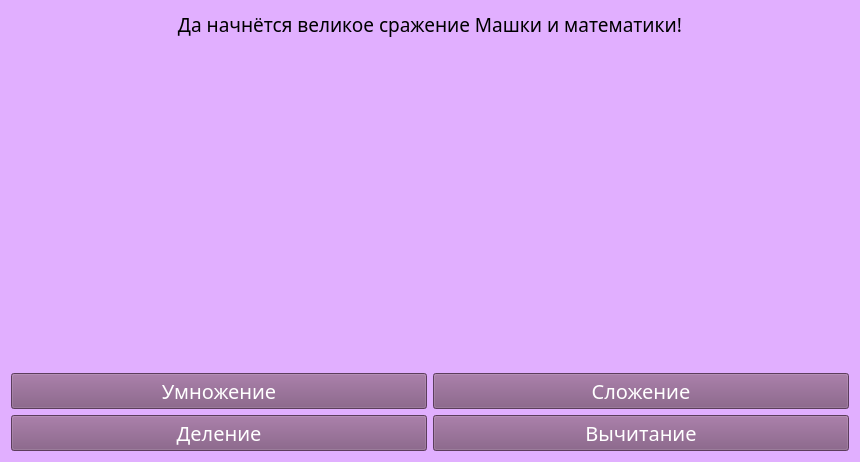
<?xml version="1.0" encoding="UTF-8"?>
<ui version="4.0">
 <class>Form</class>
 <widget class="QWidget" name="Form">
  <property name="geometry">
   <rect>
    <x>0</x>
    <y>0</y>
    <width>860</width>
    <height>451</height>
   </rect>
  </property>
  <property name="windowTitle">
   <string>Form</string>
  </property>
  <property name="styleSheet">
   <string notr="true">background-color: rgb(225, 175, 255);</string>
  </property>
  <layout class="QGridLayout" name="gridLayout">
   <item row="2" column="0">
    <widget class="QPushButton" name="mult">
     <property name="font">
      <font>
       <family>Segoe Print</family>
       <pointsize>15</pointsize>
      </font>
     </property>
     <property name="styleSheet">
      <string notr="true">background-color: rgb(129, 86, 129);
color: rgb(255, 255, 255);</string>
     </property>
     <property name="text">
      <string>Умножение</string>
     </property>
    </widget>
   </item>
   <item row="2" column="1">
    <widget class="QPushButton" name="summ">
     <property name="font">
      <font>
       <family>Segoe Print</family>
       <pointsize>15</pointsize>
      </font>
     </property>
     <property name="styleSheet">
      <string notr="true">background-color: rgb(129, 86, 129);
color: rgb(255, 255, 255);</string>
     </property>
     <property name="text">
      <string>Сложение</string>
     </property>
    </widget>
   </item>
   <item row="1" column="0" colspan="2">
    <widget class="QLabel" name="img">
     <property name="enabled">
      <bool>true</bool>
     </property>
     <property name="sizePolicy">
      <sizepolicy hsizetype="Preferred" vsizetype="Preferred">
       <horstretch>0</horstretch>
       <verstretch>2</verstretch>
      </sizepolicy>
     </property>
     <property name="minimumSize">
      <size>
       <width>838</width>
       <height>323</height>
      </size>
     </property>
     <property name="maximumSize">
      <size>
       <width>838</width>
       <height>323</height>
      </size>
     </property>
     <property name="layoutDirection">
      <enum>Qt::LeftToRight</enum>
     </property>
     <property name="text">
      <string/>
     </property>
     <property name="alignment">
      <set>Qt::AlignCenter</set>
     </property>
    </widget>
   </item>
   <item row="0" column="0" colspan="2">
    <widget class="QLabel" name="label">
     <property name="maximumSize">
      <size>
       <width>16777215</width>
       <height>100</height>
      </size>
     </property>
     <property name="font">
      <font>
       <family>Segoe Print</family>
       <pointsize>14</pointsize>
      </font>
     </property>
     <property name="layoutDirection">
      <enum>Qt::LeftToRight</enum>
     </property>
     <property name="text">
      <string>Да начнётся великое сражение Машки и математики!</string>
     </property>
     <property name="alignment">
      <set>Qt::AlignCenter</set>
     </property>
     <property name="wordWrap">
      <bool>true</bool>
     </property>
    </widget>
   </item>
   <item row="3" column="0">
    <widget class="QPushButton" name="divide">
     <property name="font">
      <font>
       <family>Segoe Print</family>
       <pointsize>15</pointsize>
      </font>
     </property>
     <property name="styleSheet">
      <string notr="true">background-color: rgb(129, 86, 129);
color: rgb(255, 255, 255);</string>
     </property>
     <property name="text">
      <string>Деление</string>
     </property>
    </widget>
   </item>
   <item row="3" column="1">
    <widget class="QPushButton" name="dedact">
     <property name="font">
      <font>
       <family>Segoe Print</family>
       <pointsize>15</pointsize>
      </font>
     </property>
     <property name="styleSheet">
      <string notr="true">background-color: rgb(129, 86, 129);
color: rgb(255, 255, 255);</string>
     </property>
     <property name="text">
      <string>Вычитание</string>
     </property>
    </widget>
   </item>
  </layout>
 </widget>
 <resources/>
 <connections/>
</ui>
